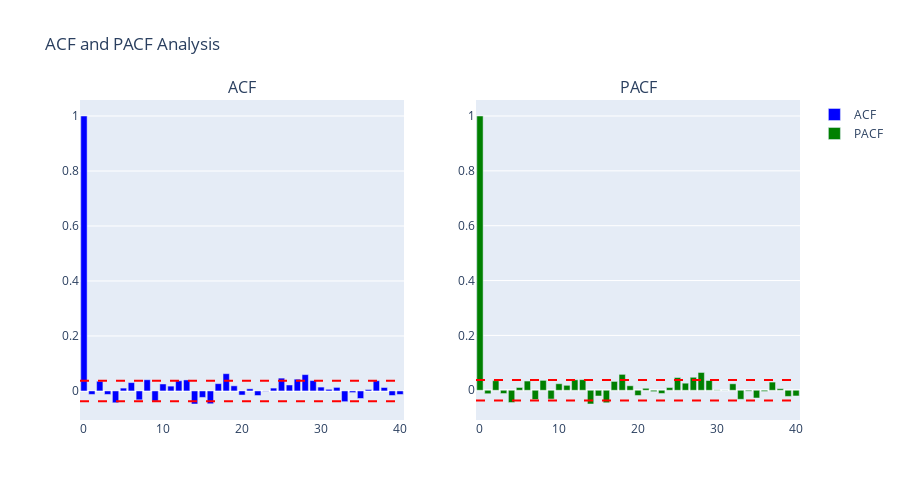

Notebook source saved alongside this figure:
### Markdown cell above
## 3. ACF and PACF Analysis

### Code cell
# Calculate ACF and PACF
acf_vals = acf(gold_diff, nlags=40)
pacf_vals = pacf(gold_diff, nlags=40, method='ywm')

# Confidence interval
ci = 1.96 / np.sqrt(len(gold_diff))

# Create side-by-side plot
fig = make_subplots(
    rows=1, cols=2,
    subplot_titles=('ACF', 'PACF')
)

# ACF
fig.add_trace(
    go.Bar(x=list(range(len(acf_vals))), y=acf_vals, name='ACF', marker=dict(color='blue')),
    row=1, col=1
)
fig.add_hline(y=ci, line_dash='dash', line_color='red', row=1, col=1)
fig.add_hline(y=-ci, line_dash='dash', line_color='red', row=1, col=1)

# PACF
fig.add_trace(
    go.Bar(x=list(range(len(pacf_vals))), y=pacf_vals, name='PACF', marker=dict(color='green')),
    row=1, col=2
)
fig.add_hline(y=ci, line_dash='dash', line_color='red', row=1, col=2)
fig.add_hline(y=-ci, line_dash='dash', line_color='red', row=1, col=2)

fig.update_layout(height=500, showlegend=True, title_text="ACF and PACF Analysis")
fig.show()

print(f"ACF values (1-5): {acf_vals[1:6]}")
print(f"PACF values (1-5): {pacf_vals[1:6]}")
print(f"95% CI: ±{ci:.4f}")

# Identify significant lags
sig_acf = [i for i in range(1, 21) if abs(acf_vals[i]) > ci]
sig_pacf = [i for i in range(1, 21) if abs(pacf_vals[i]) > ci]

print(f"\nSignificant ACF lags: {sig_acf}")
print(f"Significant PACF lags: {sig_pacf}")
print(f"\nSuggested:")
print(f"  AR order (p): {sig_pacf[0] if sig_pacf else 0}")
print(f"  MA order (q): {sig_acf[0] if sig_acf else 0}")

### Figure 1 — Plotly figure (JSON) as saved in the notebook; plotly's stock layout.template omitted (floating-point values rounded to 4 significant figures)
{"data": [{"marker": {"color": "blue"}, "name": "ACF", "type": "bar", "x": [0, 1, 2, 3, 4, 5, 6, 7, 8, 9, 10, 11, 12, 13, 14, 15, 16, 17, 18, 19, 20, 21, 22, 23, 24, 25, 26, 27, 28, 29, 30, 31, 32, 33, 34, 35, 36, 37, 38, 39, 40], "xaxis": "x", "y": [1.0, -0.01263, 0.03512, -0.01273, -0.04307, 0.01029, 0.03032, -0.03236, 0.04065, -0.0369, 0.02531, 0.01751, 0.03698, 0.04, -0.04752, -0.02353, -0.04664, 0.02652, 0.06277, 0.01858, -0.01493, 0.007716, -0.01663, -0.001263, 0.01039, 0.0466, 0.02167, 0.04285, 0.05938, 0.03767, 0.01399, 0.005894, 0.01285, -0.03909, -0.005996, -0.02752, 0.005237, 0.03714, 0.01245, -0.0166, -0.01287], "yaxis": "y"}, {"marker": {"color": "green"}, "name": "PACF", "type": "bar", "x": [0, 1, 2, 3, 4, 5, 6, 7, 8, 9, 10, 11, 12, 13, 14, 15, 16, 17, 18, 19, 20, 21, 22, 23, 24, 25, 26, 27, 28, 29, 30, 31, 32, 33, 34, 35, 36, 37, 38, 39, 40], "xaxis": "x2", "y": [1.0, -0.01263, 0.03496, -0.01188, -0.04466, 0.01014, 0.03366, -0.0336, 0.03605, -0.03208, 0.0238, 0.01807, 0.03803, 0.03861, -0.05006, -0.02088, -0.04552, 0.03226, 0.05796, 0.01638, -0.01893, 0.007235, -0.004882, -0.01161, 0.009814, 0.04642, 0.02582, 0.04737, 0.06486, 0.03553, 0.001476, 0.0004587, 0.02361, -0.03291, -0.00333, -0.02815, -0.004189, 0.02986, 0.005806, -0.02238, -0.02076], "yaxis": "y2"}], "layout": {"annotations": [{"font": {"size": 16}, "showarrow": false, "text": "ACF", "x": 0.225, "xanchor": "center", "xref": "paper", "y": 1, "yanchor": "bottom", "yref": "paper"}, {"font": {"size": 16}, "showarrow": false, "text": "PACF", "x": 0.775, "xanchor": "center", "xref": "paper", "y": 1, "yanchor": "bottom", "yref": "paper"}], "height": 500, "shapes": [{"line": {"color": "red", "dash": "dash"}, "type": "line", "x0": 0, "x1": 1, "xref": "x domain", "y0": 0.03717, "y1": 0.03717, "yref": "y"}, {"line": {"color": "red", "dash": "dash"}, "type": "line", "x0": 0, "x1": 1, "xref": "x domain", "y0": -0.03717, "y1": -0.03717, "yref": "y"}, {"line": {"color": "red", "dash": "dash"}, "type": "line", "x0": 0, "x1": 1, "xref": "x2 domain", "y0": 0.03717, "y1": 0.03717, "yref": "y2"}, {"line": {"color": "red", "dash": "dash"}, "type": "line", "x0": 0, "x1": 1, "xref": "x2 domain", "y0": -0.03717, "y1": -0.03717, "yref": "y2"}], "showlegend": true, "title": {"text": "ACF and PACF Analysis"}, "xaxis": {"anchor": "y", "domain": [0, 0.45]}, "xaxis2": {"anchor": "y2", "domain": [0.55, 1]}, "yaxis": {"anchor": "x", "domain": [0, 1]}, "yaxis2": {"anchor": "x2", "domain": [0, 1]}}}
